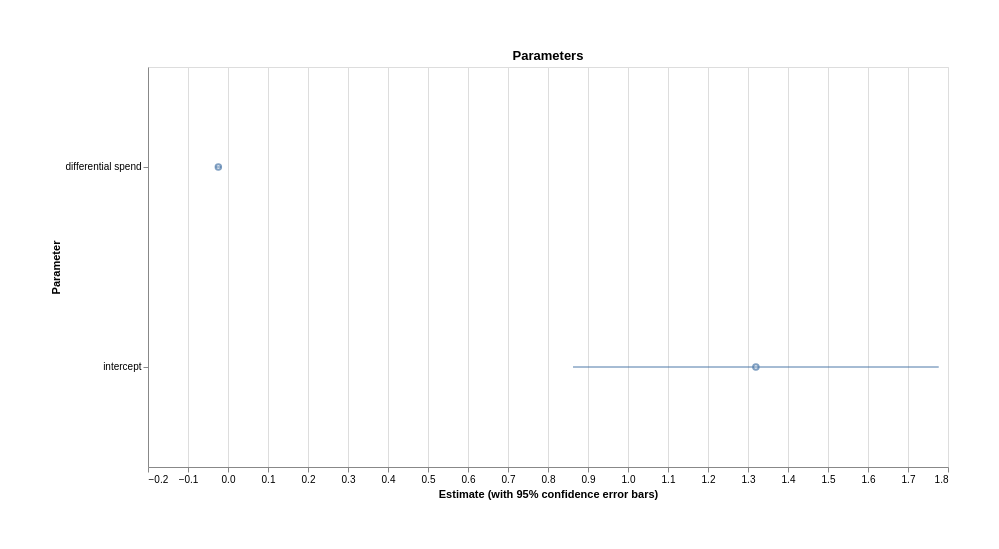

The specification (Vega-Lite) saved for this image:
### Vega-Lite specification from a JSON file in a GitHub repository (floating-point values rounded to 4 significant figures)
{"transform": [{"as": "estLo", "calculate": "datum.Estimate - datum.Confidence/2"}, {"as": "estHi", "calculate": "datum.Estimate + datum.Confidence/2"}], "config": {"view": {"height": 400, "width": 800}, "padding": 50}, "data": {"values": [{"Confidence": 0.9143, "Key": "", "Estimate": 1.32, "Parameter": "intercept"}, {"Confidence": 0.01467, "Key": "", "Estimate": -0.02413, "Parameter": "differential spend"}]}, "$schema": "https://vega.github.io/schema/vega-lite/v5.json", "title": "Parameters", "layer": [{"mark": "point", "encoding": {"color": {"field": "Key", "type": "nominal", "legend": null}, "x": {"field": "Estimate", "type": "quantitative", "axis": {"title": "Estimate (with 95% confidence error bars)"}}, "y": {"field": "Parameter", "type": "ordinal"}}}, {"mark": "rule", "encoding": {"x2": {"field": "estHi", "type": "quantitative", "axis": {"title": ""}}, "color": {"field": "Key", "type": "nominal", "legend": null}, "x": {"field": "estLo", "type": "quantitative", "axis": {"title": ""}}, "y": {"field": "Parameter", "type": "ordinal"}}}]}
